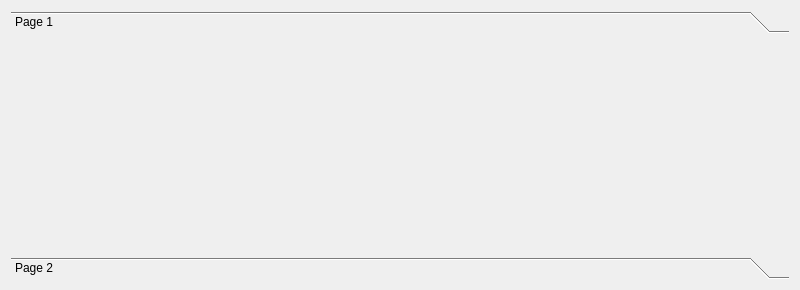
<?xml version="1.0" encoding="UTF-8"?>
<ui version="4.0">
 <class>Dialog</class>
 <widget class="QDialog" name="Dialog">
  <property name="geometry">
   <rect>
    <x>0</x>
    <y>0</y>
    <width>800</width>
    <height>290</height>
   </rect>
  </property>
  <property name="windowTitle">
   <string>Dialog</string>
  </property>
  <layout class="QVBoxLayout" name="verticalLayout">
   <item>
    <widget class="QToolBox" name="toolBox">
     <property name="currentIndex">
      <number>0</number>
     </property>
     <widget class="QWidget" name="page">
      <property name="geometry">
       <rect>
        <x>0</x>
        <y>0</y>
        <width>782</width>
        <height>210</height>
       </rect>
      </property>
      <attribute name="label">
       <string>Page 1</string>
      </attribute>
     </widget>
     <widget class="QWidget" name="page_2">
      <property name="geometry">
       <rect>
        <x>0</x>
        <y>0</y>
        <width>782</width>
        <height>210</height>
       </rect>
      </property>
      <attribute name="label">
       <string>Page 2</string>
      </attribute>
     </widget>
    </widget>
   </item>
  </layout>
 </widget>
 <resources/>
 <connections/>
</ui>
